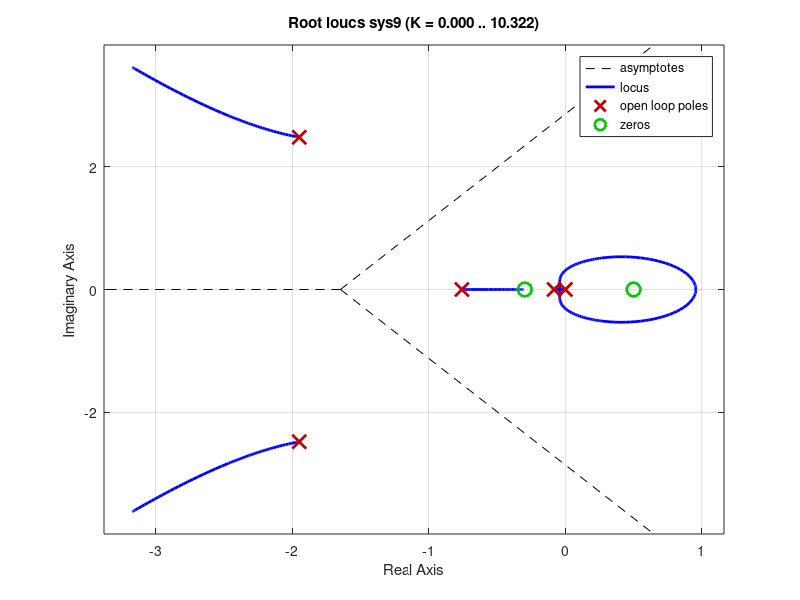

Reproduce this figure in MATLAB.

% Code by Abdoo ELHariry - iamxdesigns@gmail.com

k1 = 2.03
k2 = 0.455
n1 = 4
d1 = [1 4]
sys1 = tf(n1, d1)
n2 = [1.156 0.3435]
d2 = [1 0.741 0.9272]
sys2 = tf(n2, d2)
sys3 = series(sys1, sys2)
sys4 = feedback(sys3, k1)
n3 = 1
d3 = [1 0]
sys5 = tf(n3, d3)
sys6 = sys4*sys5*k2
sys7 = feedback(sys6, 1)
n4 = [-2 1]
d4 = [1 0]
sys8 = tf(n4, d4)
sys9 = series(sys7, sys8)
rlocus(sys9)
